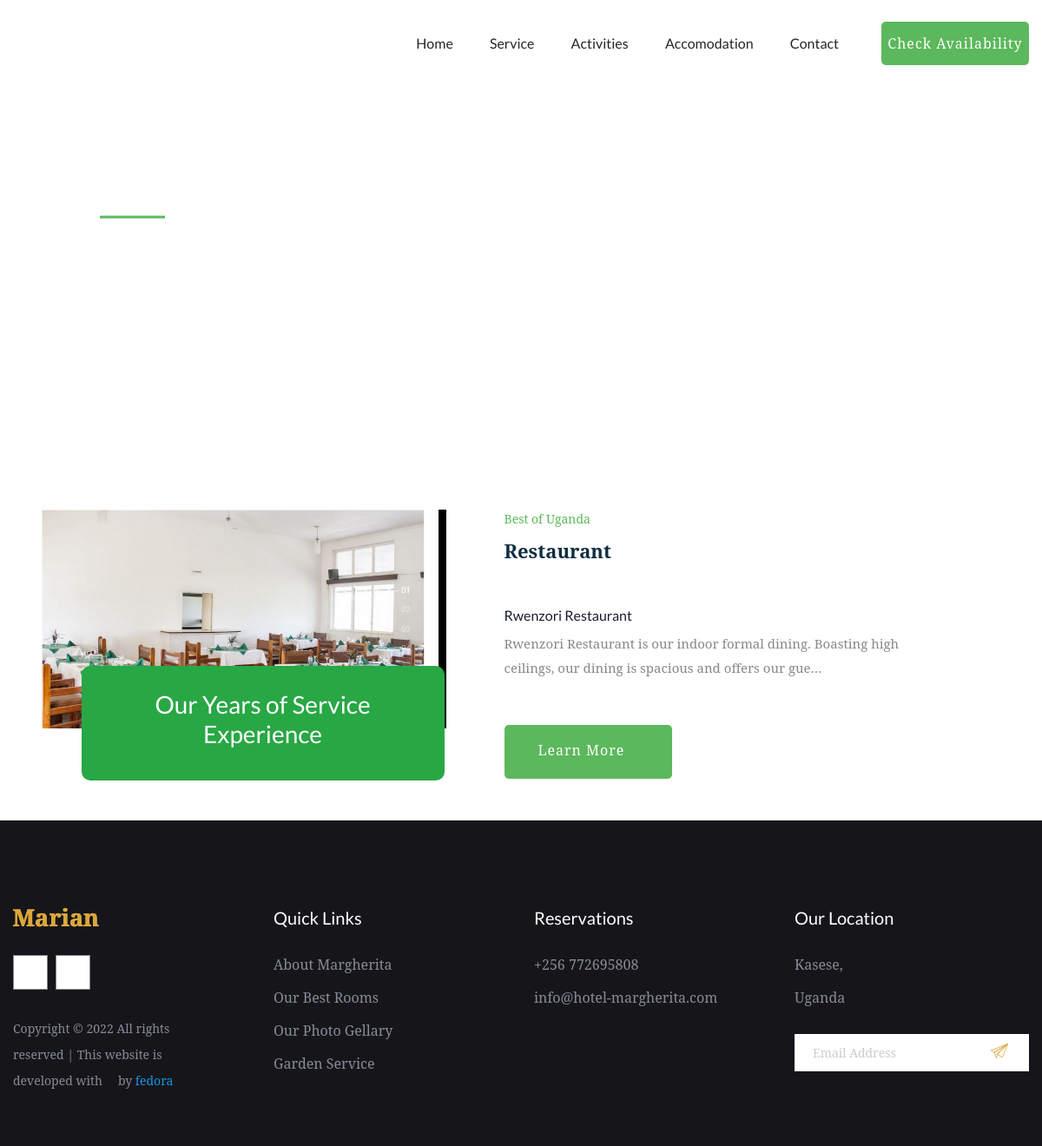
Page /services/ on the committed database.
### app/models.py (models this page shows, shortened)
class Service(models.Model):
    title = models.CharField(max_length = 50)
    image = models.ImageField(upload_to = "services")
    description = RichTextField(blank = True)

### app/views.py (the view)
# urls.py: path('services/', views.service, name='service'),
def service(request):
    service = Service.objects.all()
    paginator = Paginator(service, 9)
    page = request.GET.get('page')
    service = paginator.get_page(page)
    dic = {
        'service': service,
    }
    return render(request, 'services.html', dic)

### templates/services.html
{% extends 'base.html' %}
{% block content %}
    {% include 'components/service_list.html' %}
{% endblock content %}

### templates/components/service_list.html (shortened to what this page needs)
{% load static %}
<div class="slider-area">
    <div class="single-slider hero-overly slider-height2 d-flex align-items-center"
        data-background="{% static 'assets/img/hero/aboutpage_hero.jpg' %}">
        <div class="container">
            <div class="row ">
                <div class="col-md-11 offset-xl-1 offset-lg-1 offset-md-1">
                    <div class="hero-caption">
                        <span>Services</span>
                        <h2>Our Services</h2>
                    </div>
                </div>
            </div>
        </div>
    </div>
</div>
<div class="mt-5">
    {% for rs in service %}
    <section class="make-customer-area fix p-5">
        <div class="container-fluid p-0">
            <div class="row">
                <div class="col-xl-5 col-lg-6">
                    <div class="customer-img mb-40">
                        <img src="{{rs.image.url}}" class="customar-img1" alt="">
                        <div class="service-experience heartbeat bg-success">
                            <h3>Our Years of Service<br>Experience</h3>
                        </div>
                    </div>
                </div>
                <div class=" col-xl-6 col-lg-6">
                    <div class="customer-caption">
                        <span>Best of Uganda</span>
                        <h2>{{rs.title}}</h2>
                        <div class="caption-details">
                            <p>{{rs.description |truncatechars_html:150|safe }}</p>
                            <a href="#" class="btn more-btn1">Learn More <i class="ti-angle-right"></i> </a>
                        </div>
                    </div>
                </div>
            </div>
        </div>
    </section>
    {% endfor %}
</div>

### rows in the picture
Service: image (picture), title "Restaurant", description "Rwenzori Restaurant Rwenzori Restaurant is our indoor formal dining. Boasting high ceilings, our dining is spacious and offers our gue…"
